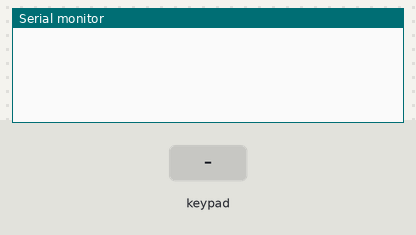
This sketch was run on a simulated Arduino Uno, built with avr-gcc and run on an emulated ATmega328P. Shown: the last lines printed to the serial monitor. The test bench sets the inputs (shaded band).

Above: at 1.2 s.
1.3 s: key '1' pressed
At 2.4 s:
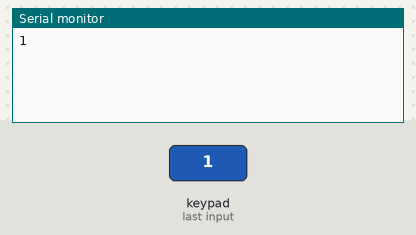
2.8 s: keypad keys 5 4 3 2 # pressed 0.4 s apart
At 5.0 s:
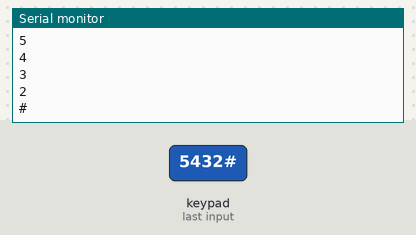
6.3 s: key 'A' pressed
At 7.5 s:
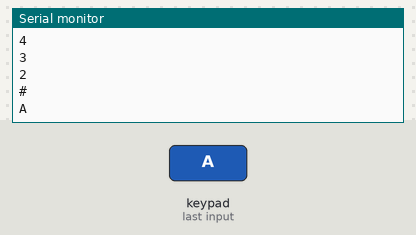
7.8 s: keypad keys 5 4 3 2 * pressed 0.4 s apart
At 9.8 s:
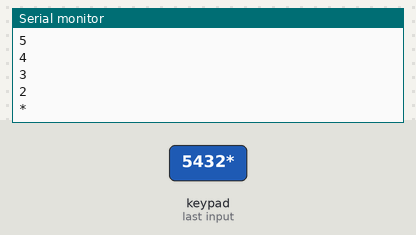
11.3 s: key 'B' pressed
At 12.4 s:
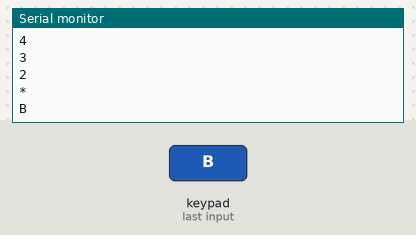
12.8 s: keypad keys 5 4 3 2 D pressed 0.4 s apart
At 15.9 s:
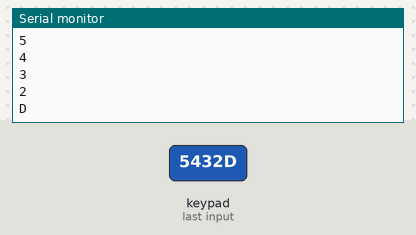
Timing chart, 0 to 17.3 s (numbered marks = the images above; inputs shaded):
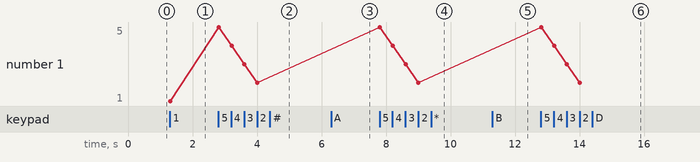

Measured:
- after the input at 1.3 s, the serial monitor: prints a new line at once (image 1)
- after the input at 2.8 s, the serial monitor: prints a new line at once (image 2)
- after the input at 6.3 s, the serial monitor: prints a new line at once (image 3)
- after the input at 7.8 s, the serial monitor: prints a new line at once (image 4)
- after the input at 11.3 s, the serial monitor: prints a new line at once (image 5)
- after the input at 12.8 s, the serial monitor: prints a new line at once (image 6)
- plotted number 1: 1 → 2 after the input at 2.8 s

The sketch:

Practica10.ino
```cpp
// const int filas[4] = {2, 3, 4, 5};   // Pines de filas
// const int columnas[4] = {6, 7, 8, 9};   // Pines de columnas

// char teclas[4][4] = {  // Mapeo de teclas
//   {'1', '2', '3', 'A'},
//   {'6', '5', '4', 'B'},
//   {'7', '8', '9', 'C'},
//   {'*', '0', '#', 'D'}
// };

// void setup() {
//   Serial.begin(9600);

//   // Configurar las filas como salidas y ponerlas en HIGH
//   for (int i = 0; i < 4; i++) {
//     pinMode(filas[i], OUTPUT);
//     digitalWrite(filas[i], HIGH);
//   }
//   // Configurar las columnas como entradas con pull-up
//   for (int i = 0; i < 4; i++) {
//     pinMode(columnas[i], INPUT_PULLUP);
//   }
//   pinMode(12, INPUT_PULLUP);
// }

// void loop() {
//   // put your main code here, to run repeatedly:
//   for (int i = 0; i < 4; i++) {  // Recorrer las filas
//     digitalWrite(filas[i], LOW); // Activar la fila actual

//     for (int j = 0; j < 4; j++) { // Recorrer las columnas
//       if (digitalRead(columnas[j]) == LOW) { // Si la columna está en LOW
//         Serial.println(teclas[i][j]);  // Imprimir la tecla presionada
//         delay(300);  // Pequeño retardo para evitar repeticiones
//       }
//     }

//     digitalWrite(filas[i], HIGH); // Desactivar la fila
//   }
// }

#include <Keypad.h>

const int ROW_NUM = 4; //four rows
const int COLUMN_NUM = 4; //four columns

char keys[ROW_NUM][COLUMN_NUM] = {
  {'1','2','3', 'A'},
  {'4','5','6', 'B'},
  {'7','8','9', 'C'},
  {'*','0','#', 'D'}
};

byte pin_rows[ROW_NUM] = {5, 4, 3, 2}; //connect to the row pinouts of the keypad
byte pin_column[COLUMN_NUM] = {6,7,8,9}; //connect to the column pinouts of the keypad

Keypad keypad = Keypad( makeKeymap(keys), pin_rows, pin_column, ROW_NUM, COLUMN_NUM );

void setup(){
  Serial.begin(9600);
}

void loop(){
  char key = keypad.getKey();

  if (key){
    Serial.println(key);
  }
}
```
